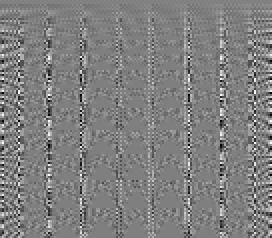
#> input picture Data/Z2S_136s_119z.fits, 136 x 119 px, given in place of delta_junk.fits, which was not available (shown 2 times larger); the run also reads 1 picture not shown here
$ python matlabhelp.py
#> lines starting #> are read from the running program, lines starting #| are printed output that depends on the picture; after the words box and inside, x2 and y2 are one past the last pixel; in counts of white or black regions, pixels touching at a corner belong together; pictures that were not available may be replaced by others from this repository, and a replacement may not be noted
### SPARTATools.py
import scipy
import numpy
#import matplotlib.pyplot as pyplot
import pyfits
import os
import glob
from scipy.linalg import *
import warnings

class framesViewer( object ):
    # [7 lines left out: function __init__, not called in this run]

    def loadFile(self, datafile):
        self.data = pyfits.getdata(datafile)
        self.nframes = self.data.size

    # [31 lines left out: functions showFrame, calculateCommandMatrix, not called in this run]

def pseudoinv(mat, nFilt, calm=False):
   DtD = numpy.dot(mat.T, mat)
   if calm:
       avdiag = numpy.average(numpy.diag(DtD))
       for i in range(40,60):
           DtD[i,i] += avdiag*0.05
   lam, u = diagonalisation(DtD)
   for i in range(lam.shape[0]-nFilt):
       u[:,i] /= numpy.sqrt(lam[i])
   if (nFilt>0):
       u[:,-nFilt:] = 0.0
   return numpy.dot(numpy.dot(u, u.T), mat.T)

def diagonalisation(A):
   """
   Input arg:
   <A> : square, symmetric matrix

   Output:
   tuple with sorted eigenvalues and correpsonding eigenvectors

   This function is equivalent to numpy.linalg.eigh() (=diagonalisation
   of a symmetric matrix), plust sorting the eigenvalues
   """

   (eigenvalue, M) = numpy.linalg.eigh(A)

   sortindex = numpy.argsort(eigenvalue)[::-1]
   eigenvalue = eigenvalue[sortindex]
   M = M[:,sortindex]
   return (eigenvalue, M)

# [93 lines left out: functions computeNewBestFlat, computeNewHOFlat, computeNewTTFlat, computeIntensities, computeGradients, computeAITRefSlopes and 2 more, not called in this run]


class modalBasis ( object ):
   # [194 lines left out: functions __init__, calcS2Z, getZernikeOffsets, computeNewBestFlat, createModalBasis, createSMAbasis and 3 more, not called in this run]

### sandbox/matlabtests/matlabhelp.py
import pyfits
import numpy
import SPARTATools

datapath = '/home/deen/Data/GRAVITY/SPARTA_Data/'
delta = pyfits.getdata(datapath+'delta_junk.fits')
#> delta is the input picture: shape (119, 136) >f8; min -48.88, max 48.88, mean 0.2
fullNoll = pyfits.getdata(datapath+'ZernikeCovar_Noll.fits')
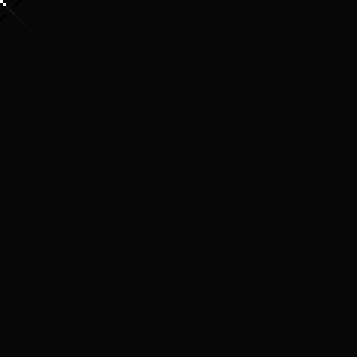
#> input picture Data/ZernikeCovar_Noll.fits, 119 x 119 px, found by its file name (shown 3 times larger)
#> fullNoll is the input picture: shape (119, 119) >f8; min -0.0142, max 0.449, mean 6.49e-05
HOIM = pyfits.getdata(datapath+'HOIM.fits')
TTIM = pyfits.getdata(datapath+'TTIM.fits')

nfilt = 50
nHOAct = 60
nTTAct = 2
nSubap = 136

HO_inv = SPARTATools.pseudoinv(HOIM, nfilt)
#> in pseudoinv, `DtD = numpy.dot(mat.T, mat)`:
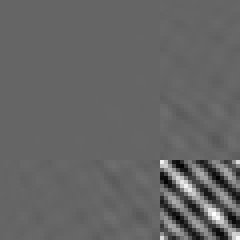
#> DtD: shape (60, 60) float32 (shown 4 times larger); min -0.125, max 0.189, mean 5.94e-08; drawn with min black and max white
#> in diagonalisation, `(eigenvalue, M) = numpy.linalg.eigh(A)`:
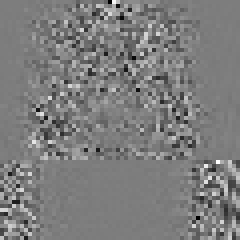
#> M: shape (60, 60) float32 (shown 4 times larger); min -0.648, max 0.67, mean 0.000133; drawn with min black and max white
#> in diagonalisation, `(eigenvalue, M) = numpy.linalg.eigh(A)`: eigenvalue = 60 values from -1.94e-08 to 0.906
#> in diagonalisation, `sortindex = numpy.argsort(eigenvalue)[::-1]`: sortindex = 60 values, max 59 at index 0, min 0 at index 59, mean 29.5
#> in diagonalisation, `eigenvalue = eigenvalue[sortindex]`: eigenvalue = 60 values, max 0.906 at index 0, min -1.94e-08 at index 59, mean 0.0449
#> in diagonalisation, `M = M[:,sortindex]`:
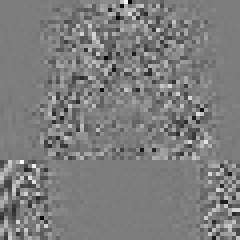
#> M: shape (60, 60) float32 (shown 4 times larger); min -0.648, max 0.67, mean 0.000133; drawn with min black and max white
#> in pseudoinv, `lam, u = diagonalisation(DtD)`: lam has the same summary as eigenvalue in diagonalisation
#> after the loop in pseudoinv, `for i in range(lam.shape[0]-nFilt):`:
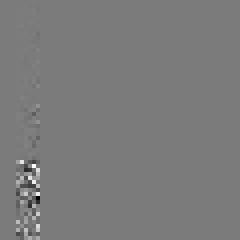
#> u: shape (60, 60) float32 (shown 4 times larger); 16.67% of pixels changed, all inside (x1, y1, x2, y2) = (0, 0, 10, 60); drawn with min black and max white
#> HO_inv = 60 rows, first 6: [0.00781, 0, -0.00781, -0.00781], [0.0234, 0.0312, 0.0625, 0.0312], [0, 0.0703, 0.0625, 0.125], [0.00586, -0.00977, 0.0234, 0], [0.00977, -0.0117, -0.0156, -0.0156], [0.0195, 0, -0.00781, 0.0156]

TT2HO = numpy.dot(HO_inv, TTIM)
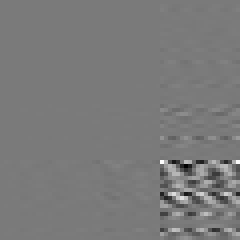
#> TT2HO: shape (60, 60) float32 (shown 4 times larger); min -1.45, max 1.56, mean 1.18e-05; drawn with min black and max white

lam, ev = SPARTATools.diagonalisation(numpy.dot(HOIM.T, HOIM))
#> lam has the same summary as eigenvalue in diagonalisation
pistonMode = ev[:,-1]
#> pistonMode = 60 values, max 0.45 at index 52, min -0.337 at index 53, mean -0.00831
#> (the run stopped early here; a loop or call above may not have finished)
